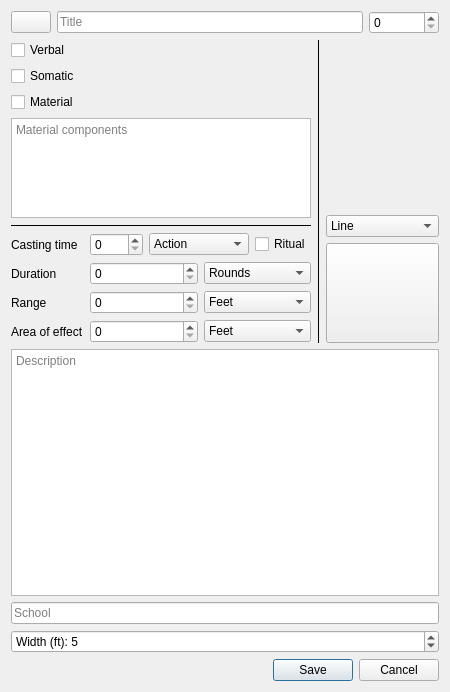
<?xml version="1.0" encoding="UTF-8"?>
<ui version="4.0">
 <class>SpellEditWidget</class>
 <widget class="QDialog" name="SpellEditWidget">
  <property name="geometry">
   <rect>
    <x>0</x>
    <y>0</y>
    <width>450</width>
    <height>692</height>
   </rect>
  </property>
  <property name="maximumSize">
   <size>
    <width>450</width>
    <height>700</height>
   </size>
  </property>
  <property name="windowTitle">
   <string>SpellEditWidget</string>
  </property>
  <layout class="QVBoxLayout" name="verticalLayout_3">
   <item>
    <layout class="QHBoxLayout" name="horizontalLayout_2">
     <item>
      <widget class="QPushButton" name="iconButton">
       <property name="text">
        <string/>
       </property>
       <property name="icon">
        <iconset resource="../static/app_resources.qrc">
         <normaloff>:/charSheet/shortrest.svg</normaloff>:/charSheet/shortrest.svg</iconset>
       </property>
      </widget>
     </item>
     <item>
      <widget class="QLineEdit" name="titleEdit">
       <property name="placeholderText">
        <string>Title</string>
       </property>
      </widget>
     </item>
     <item>
      <widget class="QSpinBox" name="levelBox">
       <property name="minimumSize">
        <size>
         <width>70</width>
         <height>0</height>
        </size>
       </property>
      </widget>
     </item>
    </layout>
   </item>
   <item>
    <layout class="QHBoxLayout" name="horizontalLayout">
     <item>
      <layout class="QVBoxLayout" name="verticalLayout_2">
       <item>
        <widget class="QCheckBox" name="verbalCheckBox">
         <property name="text">
          <string>Verbal</string>
         </property>
        </widget>
       </item>
       <item>
        <widget class="QCheckBox" name="somaticCheckBox">
         <property name="text">
          <string>Somatic</string>
         </property>
        </widget>
       </item>
       <item>
        <widget class="QCheckBox" name="materialCheckBox">
         <property name="text">
          <string>Material</string>
         </property>
        </widget>
       </item>
       <item>
        <widget class="QTextEdit" name="materialList">
         <property name="maximumSize">
          <size>
           <width>300</width>
           <height>100</height>
          </size>
         </property>
         <property name="placeholderText">
          <string>Material components</string>
         </property>
        </widget>
       </item>
       <item>
        <widget class="Line" name="line">
         <property name="frameShadow">
          <enum>QFrame::Plain</enum>
         </property>
         <property name="orientation">
          <enum>Qt::Horizontal</enum>
         </property>
        </widget>
       </item>
       <item>
        <layout class="QFormLayout" name="formLayout">
         <item row="0" column="0">
          <widget class="QLabel" name="timeLabel">
           <property name="text">
            <string>Casting time</string>
           </property>
          </widget>
         </item>
         <item row="0" column="1">
          <layout class="QHBoxLayout" name="horizontalLayout_4">
           <item>
            <widget class="QSpinBox" name="castingTimeBox"/>
           </item>
           <item>
            <widget class="QComboBox" name="castingUnitsBox">
             <property name="maxCount">
              <number>20</number>
             </property>
             <item>
              <property name="text">
               <string>Action</string>
              </property>
             </item>
             <item>
              <property name="text">
               <string>Reaction</string>
              </property>
             </item>
             <item>
              <property name="text">
               <string>Bonus action</string>
              </property>
             </item>
             <item>
              <property name="text">
               <string>Minutes</string>
              </property>
             </item>
             <item>
              <property name="text">
               <string>Hours</string>
              </property>
             </item>
            </widget>
           </item>
           <item>
            <widget class="QCheckBox" name="ritualCheckBox">
             <property name="text">
              <string>Ritual</string>
             </property>
            </widget>
           </item>
          </layout>
         </item>
         <item row="1" column="0">
          <widget class="QLabel" name="durationLabel">
           <property name="text">
            <string>Duration</string>
           </property>
          </widget>
         </item>
         <item row="2" column="0">
          <widget class="QLabel" name="rangeLabel">
           <property name="text">
            <string>Range</string>
           </property>
          </widget>
         </item>
         <item row="3" column="0">
          <widget class="QLabel" name="aoeLabel">
           <property name="text">
            <string>Area of effect</string>
           </property>
          </widget>
         </item>
         <item row="1" column="1">
          <layout class="QHBoxLayout" name="horizontalLayout_5">
           <item>
            <widget class="QSpinBox" name="durationBox"/>
           </item>
           <item>
            <widget class="QComboBox" name="durationUnitsBox">
             <property name="currentIndex">
              <number>0</number>
             </property>
             <property name="maxCount">
              <number>20</number>
             </property>
             <item>
              <property name="text">
               <string>Rounds</string>
              </property>
             </item>
             <item>
              <property name="text">
               <string>Minutes</string>
              </property>
             </item>
             <item>
              <property name="text">
               <string>Hours</string>
              </property>
             </item>
             <item>
              <property name="text">
               <string>Days</string>
              </property>
             </item>
             <item>
              <property name="text">
               <string>Years</string>
              </property>
             </item>
             <item>
              <property name="text">
               <string>Permanent</string>
              </property>
             </item>
            </widget>
           </item>
          </layout>
         </item>
         <item row="2" column="1">
          <layout class="QHBoxLayout" name="horizontalLayout_6">
           <item>
            <widget class="QSpinBox" name="rangeBox"/>
           </item>
           <item>
            <widget class="QComboBox" name="rangeUnitsBox">
             <property name="maxCount">
              <number>10</number>
             </property>
             <item>
              <property name="text">
               <string>Feet</string>
              </property>
             </item>
             <item>
              <property name="text">
               <string>Miles</string>
              </property>
             </item>
            </widget>
           </item>
          </layout>
         </item>
         <item row="3" column="1">
          <layout class="QHBoxLayout" name="horizontalLayout_7">
           <item>
            <widget class="QSpinBox" name="aoeBox"/>
           </item>
           <item>
            <widget class="QComboBox" name="aoeUnitsBox">
             <property name="maxCount">
              <number>10</number>
             </property>
             <item>
              <property name="text">
               <string>Feet</string>
              </property>
             </item>
             <item>
              <property name="text">
               <string>Miles</string>
              </property>
             </item>
            </widget>
           </item>
          </layout>
         </item>
        </layout>
       </item>
      </layout>
     </item>
     <item>
      <widget class="Line" name="line_2">
       <property name="frameShadow">
        <enum>QFrame::Plain</enum>
       </property>
       <property name="orientation">
        <enum>Qt::Vertical</enum>
       </property>
      </widget>
     </item>
     <item>
      <layout class="QVBoxLayout" name="verticalLayout">
       <item>
        <spacer name="verticalSpacer">
         <property name="orientation">
          <enum>Qt::Vertical</enum>
         </property>
         <property name="sizeHint" stdset="0">
          <size>
           <width>20</width>
           <height>40</height>
          </size>
         </property>
        </spacer>
       </item>
       <item>
        <widget class="QComboBox" name="shapeComboBox">
         <property name="maxCount">
          <number>20</number>
         </property>
         <item>
          <property name="text">
           <string>Line</string>
          </property>
          <property name="icon">
           <iconset resource="../static/app_resources.qrc">
            <normaloff>:/map/line.svg</normaloff>:/map/line.svg</iconset>
          </property>
         </item>
         <item>
          <property name="text">
           <string>Cone</string>
          </property>
          <property name="icon">
           <iconset resource="../static/app_resources.qrc">
            <normaloff>:/map/cone.svg</normaloff>:/map/cone.svg</iconset>
          </property>
         </item>
         <item>
          <property name="text">
           <string>Sphere</string>
          </property>
          <property name="icon">
           <iconset resource="../static/app_resources.qrc">
            <normaloff>:/map/sphere.svg</normaloff>:/map/sphere.svg</iconset>
          </property>
         </item>
         <item>
          <property name="text">
           <string>Cube</string>
          </property>
          <property name="icon">
           <iconset resource="../static/app_resources.qrc">
            <normaloff>:/map/cube.svg</normaloff>:/map/cube.svg</iconset>
          </property>
         </item>
         <item>
          <property name="text">
           <string>Cylinder</string>
          </property>
          <property name="icon">
           <iconset resource="../static/app_resources.qrc">
            <normaloff>:/map/cylinder.svg</normaloff>:/map/cylinder.svg</iconset>
          </property>
         </item>
        </widget>
       </item>
       <item>
        <widget class="QPushButton" name="textureButton">
         <property name="minimumSize">
          <size>
           <width>100</width>
           <height>100</height>
          </size>
         </property>
         <property name="text">
          <string/>
         </property>
         <property name="icon">
          <iconset>
           <normaloff>../textures/fire.png</normaloff>../textures/fire.png</iconset>
         </property>
         <property name="iconSize">
          <size>
           <width>100</width>
           <height>100</height>
          </size>
         </property>
        </widget>
       </item>
      </layout>
     </item>
    </layout>
   </item>
   <item>
    <widget class="QTextEdit" name="descriptionEdit">
     <property name="placeholderText">
      <string>Description</string>
     </property>
    </widget>
   </item>
   <item><widget class="QLineEdit" name="schoolEdit"><property name="placeholderText"><string>School</string></property></widget></item>
   <item><widget class="QSpinBox" name="widthBox"><property name="prefix"><string>Width (ft): </string></property><property name="minimum"><number>1</number></property><property name="maximum"><number>100000</number></property><property name="value"><number>5</number></property></widget></item>
   <item><widget class="QDialogButtonBox" name="buttons"><property name="standardButtons"><set>QDialogButtonBox::Cancel|QDialogButtonBox::Save</set></property></widget></item>
  </layout>
 </widget>
 <connections/>
</ui>
